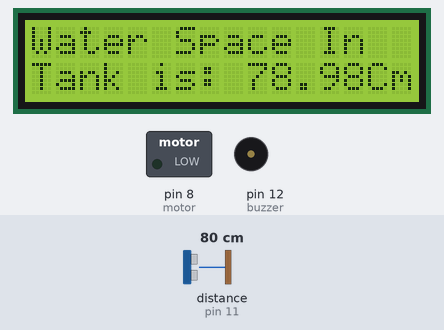
The sketch below on a simulated Arduino Uno, built with avr-gcc and run on an emulated ATmega328P. Parts: 16×2 character LCD, switched loads named in the sketch (green lamp = pin HIGH), buzzer (waves = sounding, pin HIGH). Wiring (inferred from the names in the program): ultrasonic range finder: trigger pin 10; echo pin 11. The inputs (shaded band) are chosen by the test bench; at power-on: distance to the obstacle (sensor on pin 11) 80 cm. The echo pulse lasts 58.3 µs per cm; pins used as bus, display or sensor lines are not drawn.

Above: at 3.2 s.
3.3 s: distance to the obstacle (sensor on pin 11) set to 46 cm
At 10.0 s:
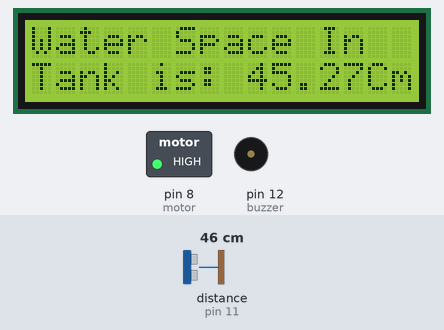
12.6 s: distance to the obstacle (sensor on pin 11) set to 39 cm
At 18.9 s:
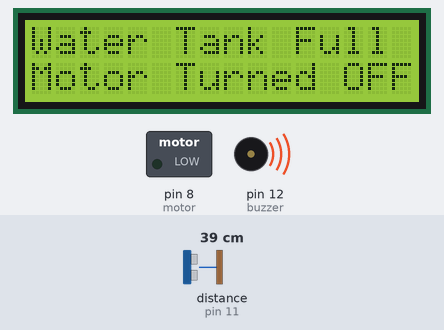
24.6 s: distance to the obstacle (sensor on pin 11) set to 2 cm
At 31.5 s:
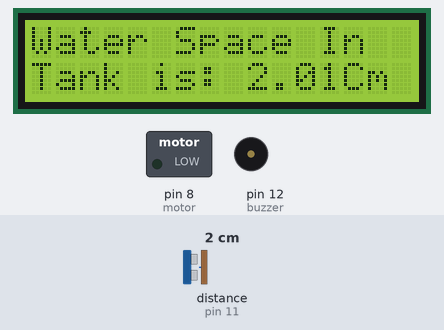
Timing chart, 0 to 33.0 s (numbered marks = the images above; inputs shaded):
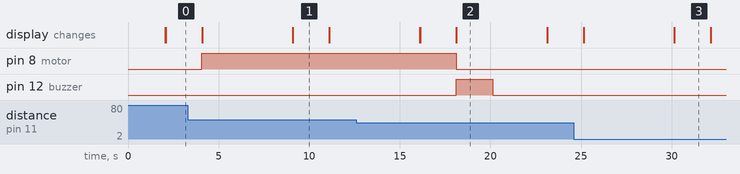

Measured:
- the behaviour switches between 43 and 42 cm on distance to the obstacle (sensor on pin 11) (found by bisection; images 1 and 2)
- after the input at 12.6 s, pin 8 (motor): HIGH → LOW after 5.5 s; pin 12 (buzzer): LOW → HIGH after 5.5 s, → LOW 2.0 s later
- what the display in image 1 shows lasts 2.0 s, from 9.1 s to 11.1 s
- what the display in image 2 shows lasts 5.0 s, from 18.1 s to 23.1 s

The sketch:

Automatic_Water_Level_Controller.ino
```cpp
#include <LiquidCrystal.h>
LiquidCrystal lcd(7,6,5,4,3,2);
float duration,distance=0;
int temp=0;
int trigger=10;
int echo=11;
int motor=8;
int buzzer=12;
void setup()
{
  lcd.begin(16,2);
  pinMode(trigger,OUTPUT);
  pinMode(echo,INPUT);
  pinMode(motor, OUTPUT);
  pinMode(buzzer, OUTPUT);
  lcd.print("  Water Level ");
  lcd.setCursor(0,1);
  lcd.print("   Indicator  ");
  delay(2000);
  Serial.begin(9600);
}
  void loop()
{
  lcd.clear();
  digitalWrite(trigger,LOW);
  delayMicroseconds(10);
  digitalWrite(trigger,HIGH);
  delayMicroseconds(10);
  digitalWrite(trigger,LOW);
  //delayMicroseconds(2);
  duration=pulseIn(echo,HIGH);
  distance=duration*0.034/2;
  lcd.clear();
  lcd.print("Water Space In  ");
  lcd.setCursor(0,1);
  lcd.print("Tank is: ");
  lcd.print(distance);
  lcd.print("Cm"); delay(2000);
  if(distance<42 && temp==0)
{
  digitalWrite(motor, LOW);
  digitalWrite(buzzer, HIGH);
  lcd.clear();
  lcd.print("Water Tank Full ");
  lcd.setCursor(0,1);
  lcd.print("Motor Turned OFF");
  delay(2000);
  digitalWrite(buzzer, LOW);
  delay(3000);
  temp=1;
 }
  else if(distance<42 && temp==1)
{
   digitalWrite(motor, LOW);
   lcd.clear();
   lcd.print("Water Tank Full ");
   lcd.setCursor(0,1);
   lcd.print("Motor Turned OFF");
   delay(5000);
 }
   else if(distance>30)
 {
   digitalWrite(motor, HIGH);
   lcd.clear();
   lcd.print("LOW Water Level");
   lcd.setCursor(0,1);
   lcd.print("Motor Turned ON");
   delay(5000);
   temp=0;
 }
}
```
